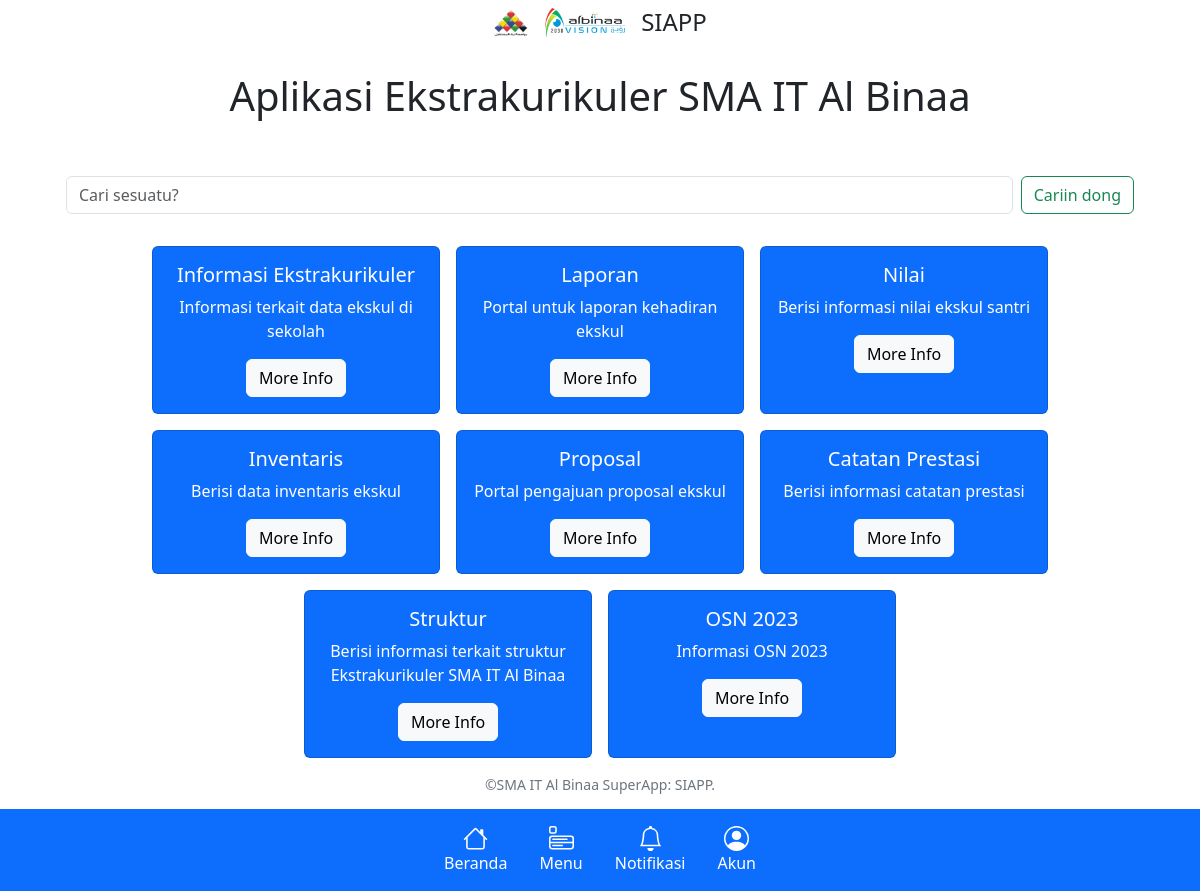
/ekskul/, run on the app's committed database.
### deskripsi/models.py (models this page shows, shortened)
class DeskripsiEkskul(models.Model):
    app = models.ForeignKey('DeskripsiHome', on_delete=models.CASCADE, null=True, blank=True)
    nama_aplikasi = models.CharField(max_length=100)
    deskripsi = models.CharField(max_length=200)
    url = models.CharField(max_length=100, default="ekskul:data-index")
    color = models.CharField(max_length=50, default="primary")

### deskripsi/views.py (the view)
# urls.py: path('ekskul/', deskripsi.views.ekskul_view, name='ekskul-page'),
def ekskul_view(request):
    q = request.GET.get('q') if request.GET.get('q') is not None else ''
    ekskul_data = DeskripsiEkskul.objects.filter(Q(nama_aplikasi__icontains=q) | Q(deskripsi__icontains=q))
    context = {
        'ekskul_data': ekskul_data
    }
    return render(request, 'ekskul.html', context)

### templates/ekskul.html (shortened to what this page needs)
{% extends 'base.html' %}
{% block content %}
    <div class="mt-5 p-4 text-center">
        <h1>Aplikasi Ekstrakurikuler SMA IT Al Binaa</h1>
    </div>
    <div class="container text-center">
        <form class="d-flex my-4 mx-4" role="search" method="get" action="{% url 'ekskul-page' %}">
            <input class="form-control me-2" name="q" type="text" placeholder="Cari sesuatu?" aria-label="Search">
            <input class="btn btn-outline-success" type="submit" value="Cariin dong">
        </form>
        <div class="d-flex flex-wrap justify-content-center">
            {% if ekskul_data %}
                {% for ekskul_datum in ekskul_data %}
                    <div class="card m-2 text-bg-{{ ekskul_datum.color }}" style="width: 18rem;">
                        <div class="card-body">
                            <h5 class="card-title">{{ ekskul_datum.nama_aplikasi }}</h5>
                            <p class="card-text">{{ ekskul_datum.deskripsi }}</p>
                            <a href="{% with ekskul_datum.url as link %}{% url link %}{% endwith %}" class="btn btn-light">More Info</a>
                        </div>
                    </div>
                {% endfor %}
            {% endif %}
        </div>
    </div>
{% endblock %}

### data on the page
DeskripsiEkskul: nama_aplikasi "Informasi Ekstrakurikuler", deskripsi "Informasi terkait data ekskul di sekolah"
DeskripsiEkskul: nama_aplikasi "Laporan", deskripsi "Portal untuk laporan kehadiran ekskul"
DeskripsiEkskul: nama_aplikasi "Nilai", deskripsi "Berisi informasi nilai ekskul santri"
DeskripsiEkskul: nama_aplikasi "Inventaris", deskripsi "Berisi data inventaris ekskul"
DeskripsiEkskul: nama_aplikasi "Proposal", deskripsi "Portal pengajuan proposal ekskul"
DeskripsiEkskul: nama_aplikasi "Catatan Prestasi", deskripsi "Berisi informasi catatan prestasi"
DeskripsiEkskul: nama_aplikasi "Struktur", deskripsi "Berisi informasi terkait struktur Ekstrakurikuler SMA IT Al Binaa"
DeskripsiEkskul: nama_aplikasi "OSN 2023", deskripsi "Informasi OSN 2023"
